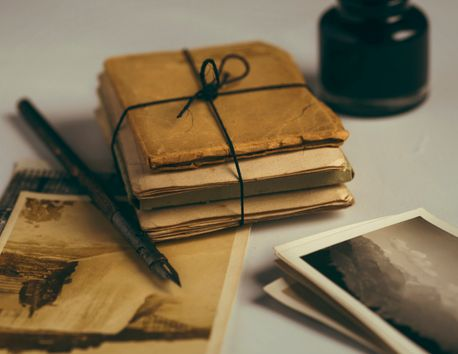
#> input picture 6-Image_Processing/img/1.jpeg, 458 x 354 px
$ python translation.py --image img/1.jpeg
#> lines starting #> are read from the running program, lines starting #| are printed output that depends on the picture
import numpy as np
import argparse
import imutils
import cv2

ap = argparse.ArgumentParser()
ap.add_argument("-i", "--image", required=True,
    help="Path to the image")
args = vars(ap.parse_args())

image = cv2.imread(args['image'])
#> image is the input picture: shape (354, 458, 3); mean B, G, R 81.6, 110.1, 126
cv2.imshow("Original", image)

#   [1, 0, tx]  tx: no. of pixels to shift the image left or right
#   [1, 0, tx]  tx: -tx => shift Left and +tx => shift Right
#   [0, 1, ty]  ty: no. of pixels to shift the image up or down
#   [0, 1, ty]  ty: -ty => shift up and +ty => shift down
M = np.float32([[1, 0, 25], [0, 1, 50]])
shifted = cv2.warpAffine(image, M, (image.shape[1], image.shape[0]))
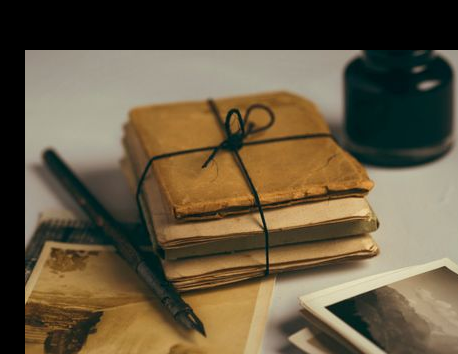
#> shifted: shape (354, 458, 3); mean B, G, R 64.3, 87.3, 100.3
cv2.imshow("Shifted Down and Right", shifted)

M = np.float32([[1, 0, -50], [0, 1, -90]])
shifted = cv2.warpAffine(image, M, (image.shape[1], image.shape[0]))
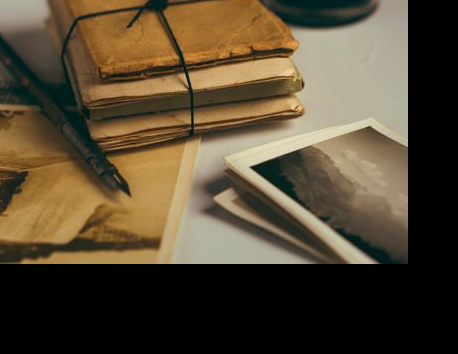
#> shifted: shape (354, 458, 3); mean B, G, R 51.6, 72.9, 85.8
cv2.imshow("Shifted Up and Left", shifted)
cv2.waitKey(0)

shifted = imutils.translate(image, 0, 100)
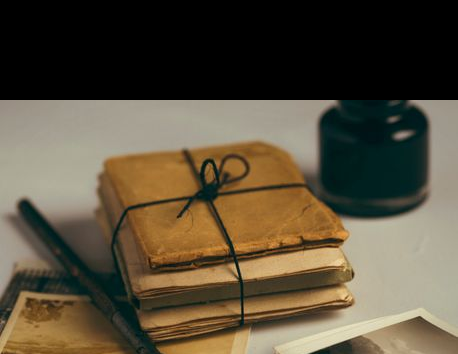
#> shifted: shape (354, 458, 3); mean B, G, R 60.8, 79.8, 90.1
cv2.imshow("shifted Down", shifted)
cv2.waitKey(0)
